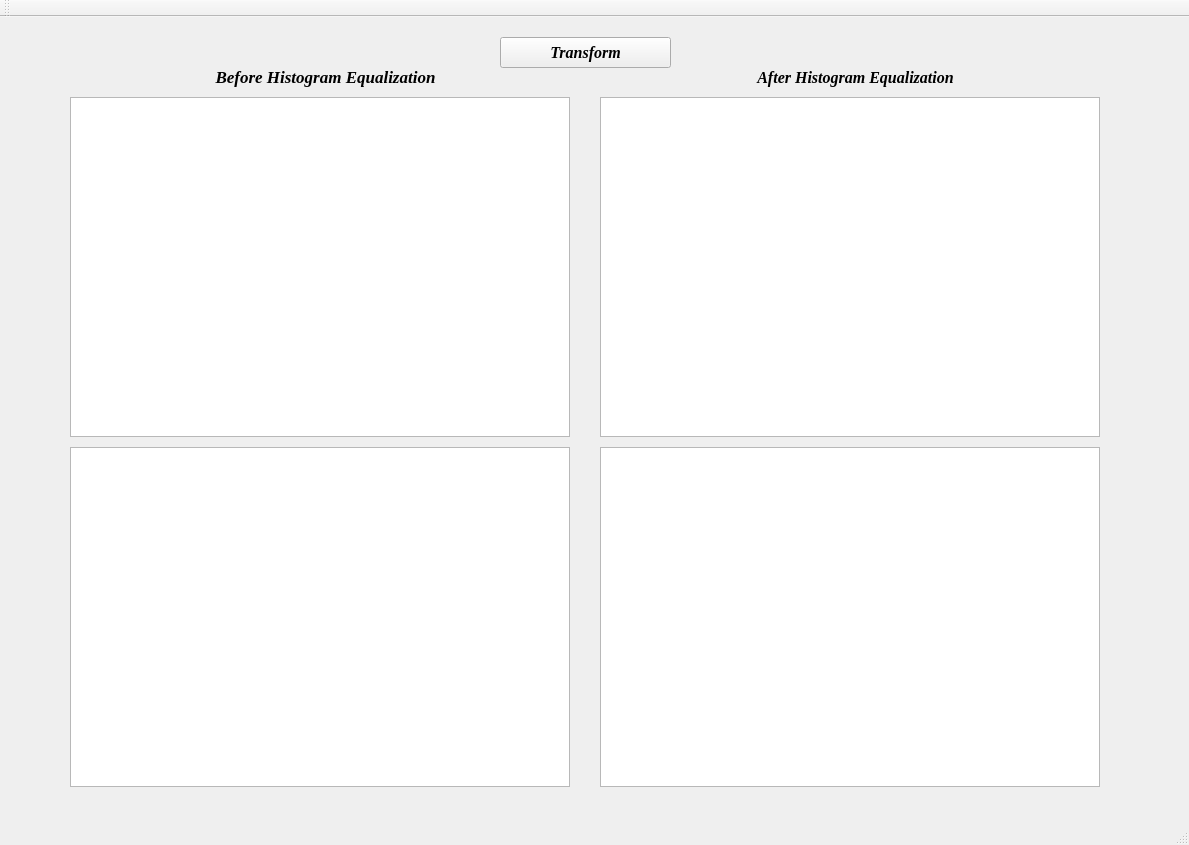
<?xml version="1.0" encoding="UTF-8"?>
<ui version="4.0">
 <class>MainWindow</class>
 <widget class="QMainWindow" name="MainWindow">
  <property name="geometry">
   <rect>
    <x>0</x>
    <y>0</y>
    <width>1189</width>
    <height>845</height>
   </rect>
  </property>
  <property name="windowTitle">
   <string>MainWindow</string>
  </property>
  <widget class="QWidget" name="centralWidget">
   <property name="sizePolicy">
    <sizepolicy hsizetype="Preferred" vsizetype="Preferred">
     <horstretch>0</horstretch>
     <verstretch>0</verstretch>
    </sizepolicy>
   </property>
   <widget class="QPushButton" name="button_equal">
    <property name="geometry">
     <rect>
      <x>500</x>
      <y>20</y>
      <width>171</width>
      <height>31</height>
     </rect>
    </property>
    <property name="font">
     <font>
      <family>Times New Roman</family>
      <pointsize>12</pointsize>
      <weight>75</weight>
      <italic>true</italic>
      <bold>true</bold>
     </font>
    </property>
    <property name="text">
     <string>Transform</string>
    </property>
   </widget>
   <widget class="QGraphicsView" name="graphicsView">
    <property name="enabled">
     <bool>true</bool>
    </property>
    <property name="geometry">
     <rect>
      <x>70</x>
      <y>80</y>
      <width>500</width>
      <height>340</height>
     </rect>
    </property>
    <property name="sizePolicy">
     <sizepolicy hsizetype="Expanding" vsizetype="Expanding">
      <horstretch>0</horstretch>
      <verstretch>0</verstretch>
     </sizepolicy>
    </property>
    <property name="minimumSize">
     <size>
      <width>500</width>
      <height>340</height>
     </size>
    </property>
    <property name="maximumSize">
     <size>
      <width>500</width>
      <height>340</height>
     </size>
    </property>
   </widget>
   <widget class="QGraphicsView" name="equalizedView">
    <property name="geometry">
     <rect>
      <x>600</x>
      <y>80</y>
      <width>500</width>
      <height>340</height>
     </rect>
    </property>
    <property name="sizePolicy">
     <sizepolicy hsizetype="Expanding" vsizetype="Expanding">
      <horstretch>0</horstretch>
      <verstretch>0</verstretch>
     </sizepolicy>
    </property>
    <property name="minimumSize">
     <size>
      <width>500</width>
      <height>340</height>
     </size>
    </property>
    <property name="maximumSize">
     <size>
      <width>500</width>
      <height>340</height>
     </size>
    </property>
   </widget>
   <widget class="QGraphicsView" name="unequalizedColor">
    <property name="geometry">
     <rect>
      <x>600</x>
      <y>430</y>
      <width>500</width>
      <height>340</height>
     </rect>
    </property>
    <property name="minimumSize">
     <size>
      <width>500</width>
      <height>340</height>
     </size>
    </property>
    <property name="maximumSize">
     <size>
      <width>500</width>
      <height>340</height>
     </size>
    </property>
   </widget>
   <widget class="QGraphicsView" name="equalizedColor">
    <property name="geometry">
     <rect>
      <x>70</x>
      <y>430</y>
      <width>500</width>
      <height>340</height>
     </rect>
    </property>
    <property name="minimumSize">
     <size>
      <width>500</width>
      <height>340</height>
     </size>
    </property>
    <property name="maximumSize">
     <size>
      <width>500</width>
      <height>340</height>
     </size>
    </property>
   </widget>
   <widget class="QLabel" name="label_2">
    <property name="geometry">
     <rect>
      <x>740</x>
      <y>50</y>
      <width>231</width>
      <height>21</height>
     </rect>
    </property>
    <property name="font">
     <font>
      <family>Times New Roman</family>
      <pointsize>12</pointsize>
      <weight>75</weight>
      <italic>true</italic>
      <bold>true</bold>
     </font>
    </property>
    <property name="layoutDirection">
     <enum>Qt::LeftToRight</enum>
    </property>
    <property name="text">
     <string>After Histogram Equalization</string>
    </property>
    <property name="alignment">
     <set>Qt::AlignCenter</set>
    </property>
   </widget>
   <widget class="QLabel" name="label">
    <property name="geometry">
     <rect>
      <x>190</x>
      <y>50</y>
      <width>271</width>
      <height>20</height>
     </rect>
    </property>
    <property name="maximumSize">
     <size>
      <width>500</width>
      <height>20</height>
     </size>
    </property>
    <property name="font">
     <font>
      <family>Times New Roman</family>
      <pointsize>13</pointsize>
      <weight>75</weight>
      <italic>true</italic>
      <bold>true</bold>
     </font>
    </property>
    <property name="text">
     <string>Before Histogram Equalization</string>
    </property>
    <property name="alignment">
     <set>Qt::AlignCenter</set>
    </property>
   </widget>
  </widget>
  <widget class="QMenuBar" name="menuBar">
   <property name="geometry">
    <rect>
     <x>0</x>
     <y>0</y>
     <width>1189</width>
     <height>21</height>
    </rect>
   </property>
  </widget>
  <widget class="QToolBar" name="mainToolBar">
   <attribute name="toolBarArea">
    <enum>TopToolBarArea</enum>
   </attribute>
   <attribute name="toolBarBreak">
    <bool>false</bool>
   </attribute>
  </widget>
  <widget class="QStatusBar" name="statusBar"/>
 </widget>
 <layoutdefault spacing="6" margin="11"/>
 <resources/>
 <connections/>
</ui>
